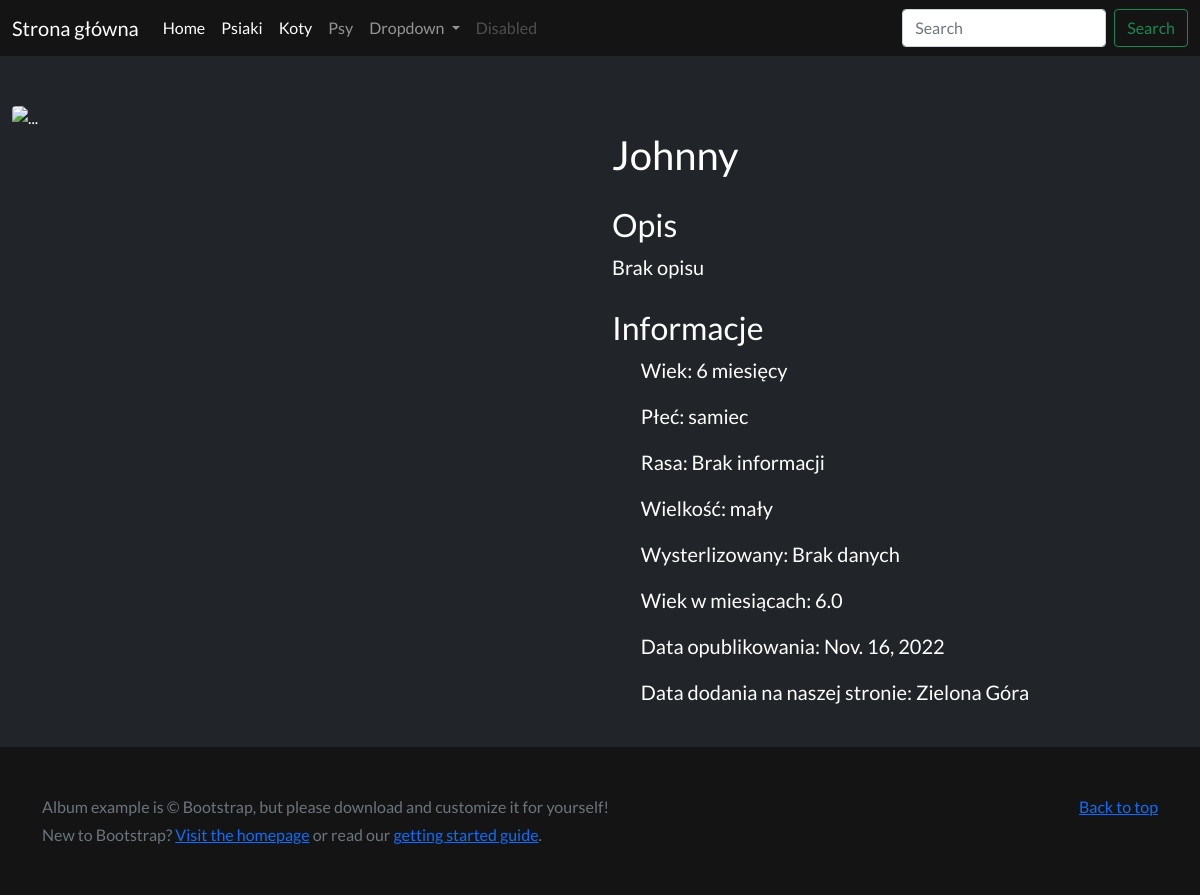
Screenshot of /animal/4/ with the database file from the repository.
### shelters/models.py (models this page shows, shortened)
class Animal(models.Model):
    name = models.CharField(max_length=200)
    age = models.CharField(max_length=200)
    age_in_months = models.FloatField(default=1000)
    sex = models.CharField(max_length=200)
    breed = models.CharField(max_length=200)
    description = models.CharField(max_length=5000)
    pictures = models.CharField(max_length=2000)
    shelter = models.ForeignKey(Shelter, on_delete=models.CASCADE)
    publication_date = models.DateField(max_length=200, choices=SIZE_CHOICES)
    size = models.CharField(max_length=200)
    link = models.CharField(max_length=200)
    animal_type = models.CharField(max_length=200)
    active = models.BooleanField(default=True)
    sterilized = models.CharField(max_length=200, default="Brak danych")
    valid = models.BooleanField(default=True)
    in_shelter_from = models.CharField(max_length=200, default="Brak danych")
    created_at = models.DateTimeField(auto_now_add=True)
    updated_at = models.DateTimeField(auto_now=True)
    def first_picture(self):
        return self.pictures.split(",")[0]

class Shelter(models.Model):
    name = models.CharField(max_length=200)
    address = models.CharField(max_length=200)
    city = models.CharField(max_length=200)
    phone = models.CharField(max_length=200)
    email = models.CharField(max_length=200)
    website = models.CharField(max_length=200, primary_key=True)
    active = models.BooleanField(default=True)
    created_at = models.DateTimeField(auto_now_add=True)
    updated_at = models.DateTimeField(auto_now=True)

### shelters/views.py (the view)
# urls.py: path("animal/<int:pk>/", AnimalDetailView.as_view()),
class AnimalDetailView(DetailView):
    model = Animal
    context_object_name = "animal"
    template_name = "shelters/animal_card.html"

### shelters/templates/shelters/animal_card.html (shortened to what this page needs)
{% extends 'shelters/base.html' %}
{% block content %}
<div class="container-fluid">
    <div class="row justify-content-center text-white">
        <div class="col-12 col-md-12 col-lg-6 mb-4 mt-5  justify-content-center" style="max-width: 90%;">
            <img src={{animal.first_picture}} class="rounded " alt="...">
        </div>
        <div class="col-12 col-md-12 col-lg-6 mb-4 mt-5">
            <h1 class="fs-1" style="text-align:left">{{animal.name}} </h1>
            <h2 class="fs-2" style="text-align:left">Opis </h2>
            <p class="fs-5" style="text-align:left; overflow: auto;">{{animal.description}} </p>
            <h2 class="fs-2" style="text-align:left">Informacje </h2>
            <p class="fs-5" style="text-align:left; padding-left: 5%;">Wiek: {{animal.age}} </p>
            <p class="fs-5" style="text-align:left; padding-left: 5%;">Płeć: {{animal.sex}} </p>
            <p class="fs-5" style="text-align:left; padding-left: 5%;">Rasa: {{animal.breed}} </p>
            <p class="fs-5" style="text-align:left; padding-left: 5%;">Wielkość: {{animal.size}} </p>
            <p class="fs-5" style="text-align:left; padding-left: 5%;">Wysterlizowany: {{animal.sterilized}} </p>
            <p class="fs-5" style="text-align:left; padding-left: 5%;">Wiek w miesiącach: {{animal.age_in_months}} </p>
            <p class="fs-5" style="text-align:left; padding-left: 5%;">Data opublikowania: {{animal.publication_date}}
            </p>
            <p class="fs-5" style="text-align:left; padding-left: 5%;">Data dodania na naszej stronie:
                {{animal.shelter.city}} </p>
        </div>
    </div>
</div>
{% endblock %}

### shelters/static/shelters/style.css (style rules this page uses)
img { width: 80%; height: 100%; object-fit: cover; }
body { min-height: 100vh; margin: 0; display: grid; grid-template-rows: auto 1fr auto; }

### shelters/templates/shelters/base.html (style rules this page uses)
body { font-family: 'Lato', sans-serif; }

### rows the page displays
Animal: name "Johnny", description "Brak opisu", age "6 miesięcy", sex "samiec", breed "Brak informacji", size "mały", sterilized "Brak danych", age_in_months "6.0", publication_date "Nov. 16, 2022", shelter.city "Zielona Góra"
